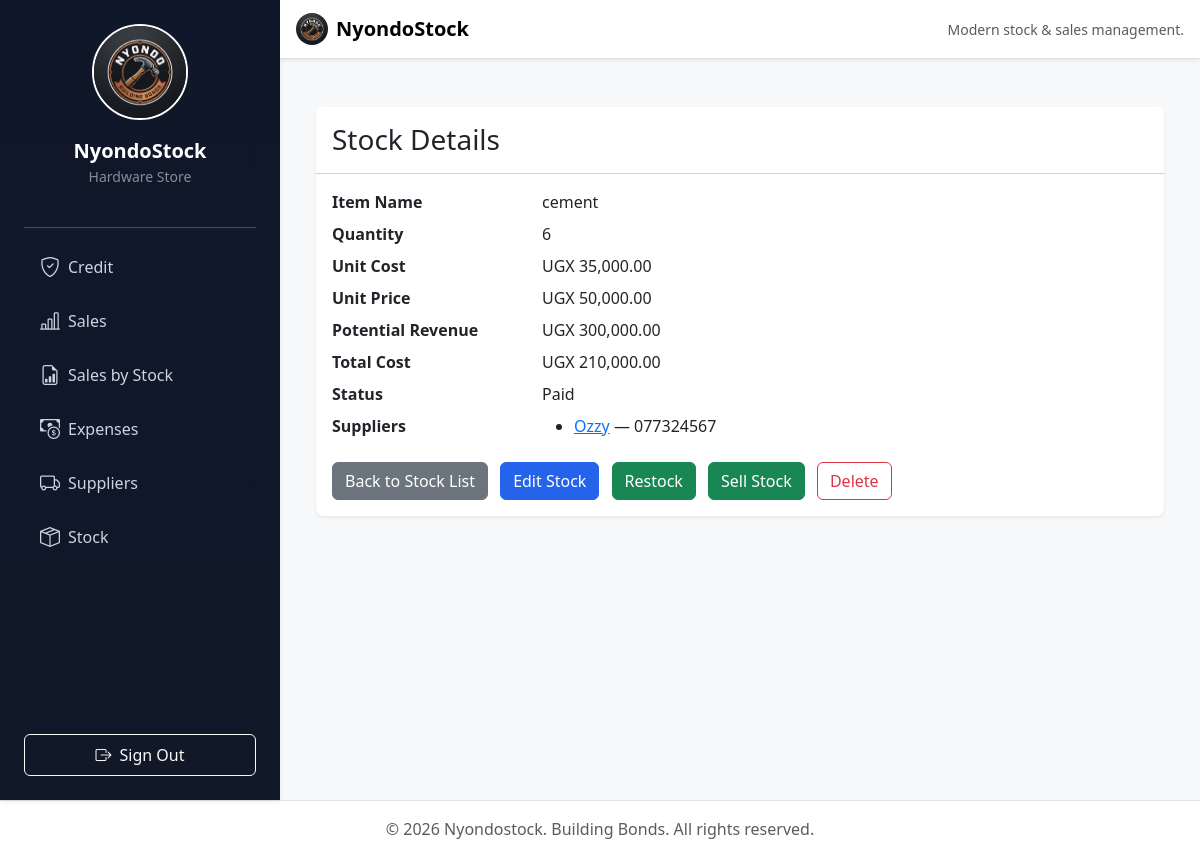
/stock/stock/detail/6/, run on the app's committed database.
### stock/models.py (models this page shows, shortened)
class Stock(models.Model):
    STOCK_CHOICES = [
      ('hammers', 'Hammers'),
      ('nails', 'Nails'),
      ('iron sheets', 'Iron Sheets'),
      ('cement', 'Cement'),
      ('toolbox','Toolbox'),
      ('timber', 'Timber'),
      ('wire mesh', 'Wire Mesh'),
    ]
    name = models.CharField(max_length=25, choices=STOCK_CHOICES)
    quantity = models.IntegerField()
    date = models.DateTimeField(auto_now_add=True)
    unit_cost = models.DecimalField(max_digits=20, decimal_places=2)
    total_cost = models.DecimalField(max_digits=20, decimal_places=2)
    is_on_credit = models.BooleanField(default=False)
    is_paid = models.BooleanField(default=False)
    low_stock_threshold = models.IntegerField(default=5)
    unit_price = models.DecimalField(max_digits=20, decimal_places=2, null=True, blank=True)
    is_deleted = models.BooleanField(default=False)
    objects = StockManager()  # Default manager - excludes deleted
    all_objects = models.Manager()  # Get all, including deleted
    @property
    def potential_revenue(self):
        return (self.unit_price or Decimal('0.00')) * Decimal(self.quantity or 0)

class Supplier(models.Model):
    name = models.CharField(max_length=255)
    contact_info = models.CharField(max_length=255)
    Address = models.CharField(max_length=25)
    email = models.EmailField()
    nin = models.CharField(max_length=14)
    stock_supplied = models.ForeignKey(Stock, on_delete=models.SET_NULL, null=True)

### stock/views.py (the view)
# urls.py: path('stock/detail/<int:pk>/', views.stock_detail, name='stock_detail'),
def stock_detail(request, pk):
    stock = get_object_or_404(Stock.all_objects, pk=pk)
    suppliers = Supplier.objects.filter(stock_supplied=stock)
    return render(request, 'store/stock_detail.html', {'stock': stock, 'suppliers': suppliers})

### stock/context_processors.py (called while the page is built)
def low_stock_alerts(request):
    alert_count = 0
    if request.user.is_authenticated:
        alert_count = Stock.objects.filter(quantity__lte=F('low_stock_threshold')).count()
    return {
        'low_stock_count': alert_count
    }

### templates/store/stock_detail.html (shortened to what this page needs)
{% extends 'base.html' %}
{% load humanize %}
{% block content %}
<div class="container-fluid px-4 py-4">
    <div class="card shadow-sm border-0 rounded-3">
        <div class="card-header bg-white py-3">
            <h3 class="mb-0">Stock Details</h3>
        </div>
        <div class="card-body">
            <dl class="row">
                <dt class="col-sm-3">Item Name</dt>
                <dd class="col-sm-9">{{ stock.name }}</dd>
                <dt class="col-sm-3">Quantity</dt>
                <dd class="col-sm-9">{{ stock.quantity }}</dd>
                <dt class="col-sm-3">Unit Cost</dt>
                <dd class="col-sm-9">
                    UGX {{ stock.unit_cost|floatformat:2|intcomma }}
                </dd>
                <dt class="col-sm-3">Unit Price</dt>
                <dd class="col-sm-9">
                    UGX {{ stock.unit_price|floatformat:2|intcomma }}
                </dd>
                <dt class="col-sm-3">Potential Revenue</dt>
                <dd class="col-sm-9">
                    UGX {{ stock.potential_revenue|floatformat:2|intcomma }}
                </dd>
                <dt class="col-sm-3">Total Cost</dt>
                <dd class="col-sm-9">
                    UGX {{ stock.total_cost|floatformat:2|intcomma }}
                </dd>
                <dt class="col-sm-3">Status</dt>
                <dd class="col-sm-9">
                    {% if stock.is_deleted %}
                        Archived
                    {% elif stock.is_paid %}
                        Paid
                    {% elif stock.is_on_credit %}
                        On credit
                    {% else %}
                        Unpaid
                    {% endif %}
                </dd>
                <dt class="col-sm-3">Suppliers</dt>
                <dd class="col-sm-9">
                    {% if suppliers %}
                        <ul class="mb-0">
                        {% for sup in suppliers %}
                            <li><a href="{% url 'supplier_detail' sup.id %}">{{ sup.name }}</a> — {{ sup.contact_info }}</li>
                        {% endfor %}
                        </ul>
                    {% else %}
                        <span class="text-muted">No suppliers recorded for this stock.</span>
                    {% endif %}
                </dd>
            </dl>
            <a href="{% url 'stock_list' %}" class="btn btn-secondary">Back to Stock List</a>
            <a href="{% url 'stock_edit' stock.id %}" class="btn btn-primary ms-2">Edit Stock</a>
            <a href="{% url 'stock_restock' stock.id %}" class="btn btn-success ms-2">Restock</a>
            <a href="{% url 'sales_reg_form' %}?stock={{ stock.id }}" class="btn btn-success ms-2">Sell Stock</a>
                        <form method="post" action="{% url 'stock_delete' stock.id %}" class="d-inline ms-2" onsubmit="return confirm('Are you sure you want to delete this stock?');">
                                <button type="submit" class="btn btn-outline-danger">Delete</button>
                        </form>
        </div>
    </div>
</div>
{% endblock %}

### static/css/app.css (style rules this page uses)
:root { color-scheme: light; font-family: Inter, system-ui, -apple-system, BlinkMacSystemFont, "Segoe UI", sans-serif; }
html { scroll-behavior: smooth; }
body { min-height: 100vh; background: #f4f6f9; color: #1f2937; }
.card { border: 0; border-radius: 1rem; }
.btn-primary { background-color: #2563eb; border-color: #2563eb; }

### data on the page
Stock: name "cement", quantity "6", unit_cost "35,000.00", unit_price "50,000.00", potential_revenue "300,000.00", total_cost "210,000.00"
Supplier: name "Ozzy", contact_info "077324567"
